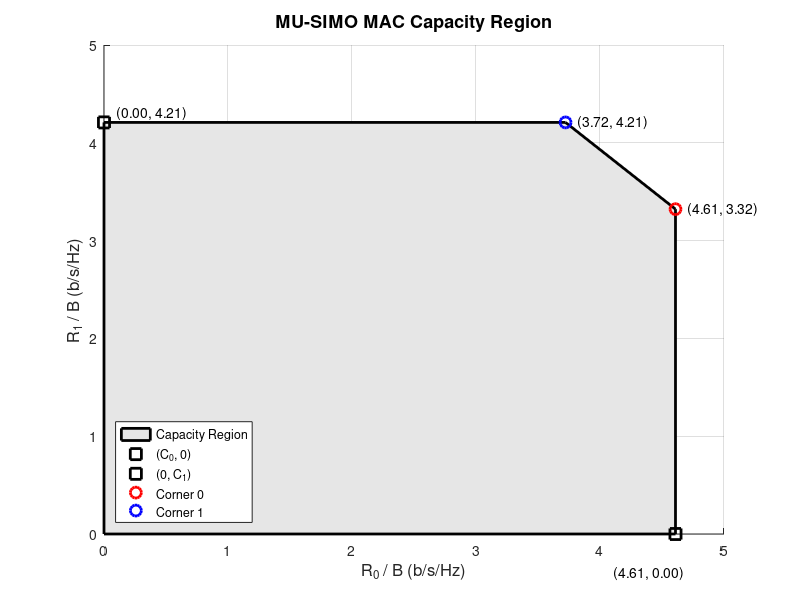

This figure's MATLAB source:
clear; clc; close all;

% Channel vectors
H0 = [1 + 0.5j; 0.3 - 1j];
H1 = [2 + 0.3j; 1.2];

% SNR values
snr0 = 10;
snr1 = 10^(5/10);  % ≈ 3.1623

% Identity matrix
I = eye(2);

% Capacity computations
C0 = log2(1 + snr0 * norm(H0)^2);         % ≈ 4.61
C1 = log2(1 + snr1 * norm(H1)^2);         % ≈ 4.21
Csum = log2(real(det(I + snr0 * (H0 * H0') + snr1 * (H1 * H1'))));  % ≈ 7.93

% Corner points
corner0 = [C0, Csum - C0];
corner1 = [Csum - C1, C1];

% Polygon vertices (starting from (0,0) clockwise)
x_poly = [0, 0, corner1(1), corner0(1), C0];
y_poly = [0, C1, corner1(2), corner0(2), 0];

% === Plot ===
figure; hold on; grid on;

% Fill region
fill([0 x_poly], [0 y_poly], [0.9 0.9 0.9], 'EdgeColor', 'k', 'LineWidth', 2);

% Plot key points
plot(C0, 0, 'ks', 'MarkerSize', 8, 'LineWidth', 2);      
plot(0, C1, 'ks', 'MarkerSize', 8, 'LineWidth', 2);      
plot(corner0(1), corner0(2), 'ro', 'MarkerSize', 8, 'LineWidth', 2);
plot(corner1(1), corner1(2), 'bo', 'MarkerSize', 8, 'LineWidth', 2);

% Annotate each point with numerical coordinates
text(0.1, C1 + 0.1, sprintf('(%.2f, %.2f)', 0, C1), 'FontSize', 10);
text(corner1(1)+0.1, corner1(2), sprintf('(%.2f, %.2f)', corner1(1), corner1(2)), 'FontSize', 10);
text(corner0(1)+0.1, corner0(2), sprintf('(%.2f, %.2f)', corner0(1), corner0(2)), 'FontSize', 10);
text(C0 - 0.5, -0.4, sprintf('(%.2f, %.2f)', C0, 0), 'FontSize', 10);

% Axis and labels
xlabel('R_0 / B (b/s/Hz)', 'FontSize', 12);
ylabel('R_1 / B (b/s/Hz)', 'FontSize', 12);
title('MU-SIMO MAC Capacity Region', 'FontSize', 13);
axis([0 C0+0.7 0 C1+0.7]);
xlim([0 5]);
ylim([0 5]);

legend('Capacity Region', '(C_0, 0)', '(0, C_1)', 'Corner 0', 'Corner 1', ...
       'Location', 'SouthWest');

% Save for Overleaf
print(gcf, '8_1_MU_SIMO_MAC', '-depsc2');
